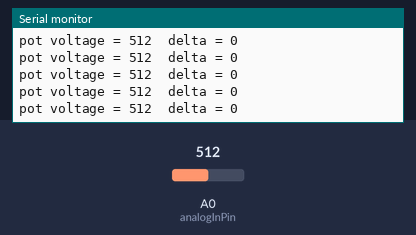
Bench run of a sketch on a simulated Arduino Uno, built with avr-gcc and run on an emulated ATmega328P. On the bench: the last lines printed to the serial monitor. The inputs (shaded band) are chosen by the test bench; at power-on: A0 (analogInPin) = 512.

Above: at 1.2 s.
1.3 s: A0 (analogInPin) set to 602
At 2.2 s:
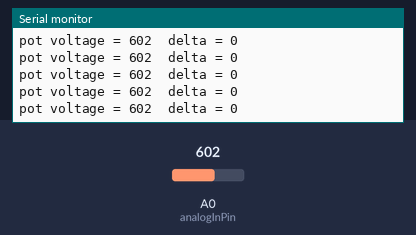
4.3 s: A0 (analogInPin) set to 625
At 4.9 s:
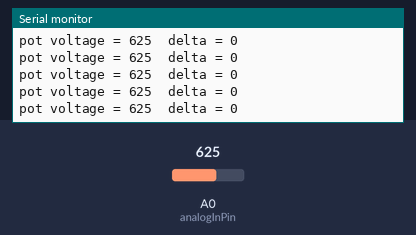
5.8 s: A0 (analogInPin) set to 716
At 6.7 s:
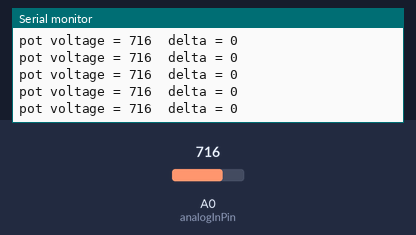
8.8 s: A0 (analogInPin) set to 733
At 9.8 s:
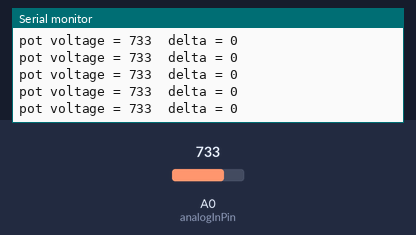
11.8 s: A0 (analogInPin) set to 825
At 12.5 s:
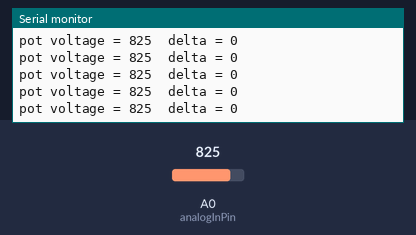
13.3 s: A0 (analogInPin) set to 846
At 13.8 s:
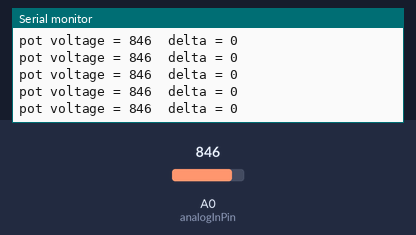
Timing chart, 0 to 16.3 s (numbered marks = the images above; inputs shaded):
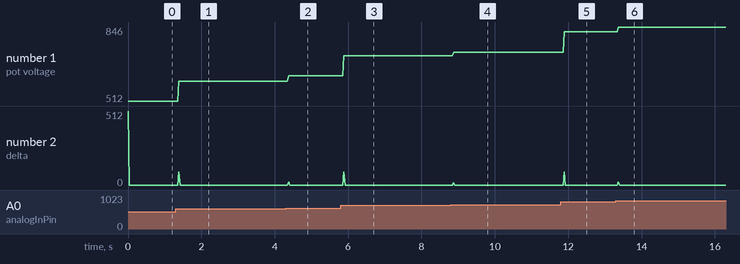

Measured:
- after the input at 1.3 s, the serial monitor: prints a new line after 0.09 s (image 1)
- after the input at 4.3 s, the serial monitor: prints a new line after 0.08 s (image 2)
- after the input at 5.8 s, the serial monitor: prints a new line after 0.09 s (image 3)
- after the input at 8.8 s, the serial monitor: prints a new line after 0.07 s (image 4)
- after the input at 11.8 s, the serial monitor: prints a new line after 0.09 s (image 5)
- after the input at 13.3 s, the serial monitor: prints a new line after 0.07 s (image 6)
- plotted number 1: 512 → 602 after the input at 1.3 s, 602 → 625 after the input at 4.3 s, 625 → 716 after the input at 5.8 s, 716 → 733 after the input at 8.8 s, 733 → 825 after the input at 11.8 s

The sketch:

pot_test.ino
```cpp
/*
Test taken from Analog example
*/


const int analogInPin = A0;
int pot_v[2] = {0, 0};
int delta_pot_v = 0;


void setup() {
  Serial.begin(9600);
}


void loop() {
  pot_v[1] = pot_v[0];
  pot_v[0] = analogRead(analogInPin);
  delta_pot_v = pot_v[0] - pot_v[1];

  // print the results to the serial monitor:
  Serial.print("pot voltage = " );
  Serial.print(pot_v[0]);
  Serial.print("\tdelta = ");
  Serial.println(delta_pot_v);

  // wait 2 milliseconds before the next loop for the analog-to-digital
  // converter to settle after the last reading:
  delay(2);
}
```
